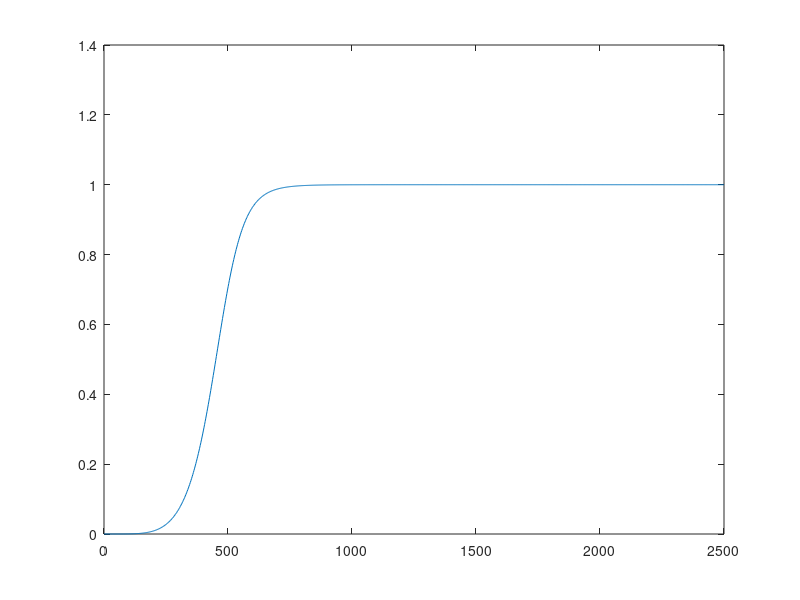

This chart was generated by the following MATLAB code:
clc;
clear all;
close all;
ap = 3;
as = 20;
fp = 500;
fst = 300;
fs = 5000;
Wp = 2*fp/fs;
Ws = 2*fst/fs;
[n,Wc] = buttord(Wp,Ws,ap,as);
[num Den] = butter(n,Wc,'high');
h = freqz(num,Den,1000)
xaxis = linspace(0,fs/2,length(h))
plot(xaxis,abs(h))